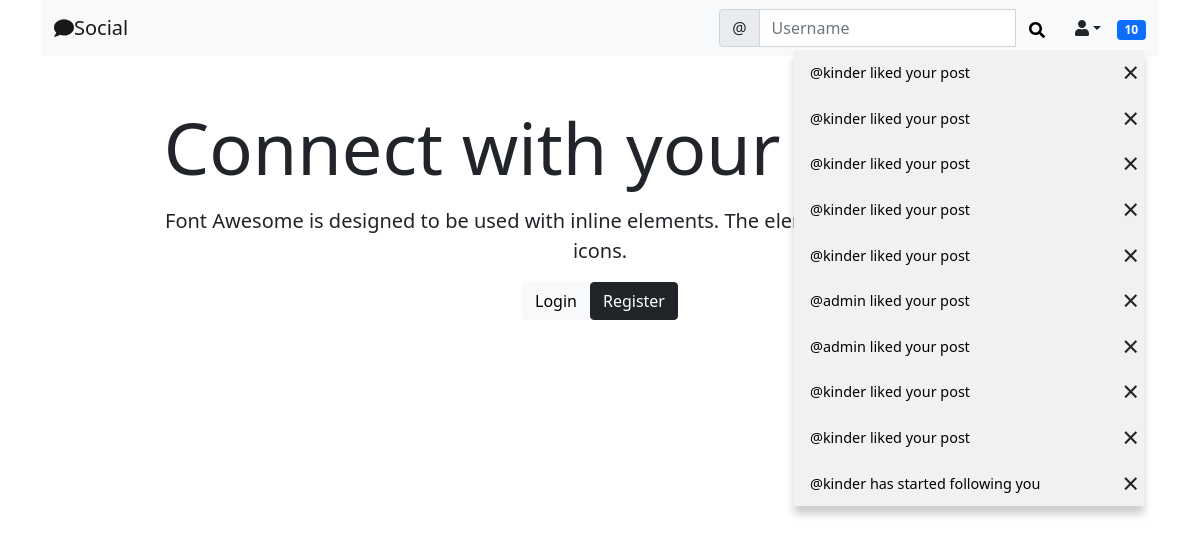
Screenshot of / (signed in) with the database file from the repository.
### social/models.py (models this page shows)
class Notification(models.Model):
    notification_type=models.IntegerField()
    to_user=models.ForeignKey(User,related_name='notification_to', on_delete=models.CASCADE,null=True)
    from_user=models.ForeignKey(User,related_name='notification_from', on_delete=models.CASCADE,null=True)
    post=models.ForeignKey(Post,related_name='+',blank=True,null=True, on_delete=models.CASCADE)
    comment=models.ForeignKey(Comment,related_name='+',blank=True,null=True, on_delete=models.CASCADE)
    date=models.DateTimeField(default=timezone.now)
    user_has_seen=models.BooleanField(default=False)

### landing/views.py (the view)
# urls.py: path('',Index.as_view(),name='index')
class Index(View):
    def get(self,request,*args, **kwargs):
        return render(request,'landing/index.html')

### landing/templatetags/custom_tags.py (called while the page is built)
@register.inclusion_tag('social/show_notification.html',takes_context=True)
def show_notification(context):
    request_user=context['request'].user
    notifications=Notification.objects.filter(to_user=request_user).exclude(user_has_seen=True).order_by('-date')
    return {'notifications':notifications}

### landing/templates/landing/index.html
{% extends 'landing/base.html' %}
{% block content %}
<div class="container">
    <div class="row justify-content-center mt-5">
        <div class="col-md-10 col-sm-12 text-center">
            <h1 class="display-2">Connect with your friends</h1>
            <p class="mt-3 lead">Font Awesome is designed to be used with inline elements. The  elements are widely used for icons.</p>
            <div class="d-flex justify-content-center mt5">
                <a href="{% url 'account_login' %}" class="btn btn-light mr-2">Login</a>
                <a href="{% url 'account_signup' %}" class="btn btn-dark">Register</a>
            </div>
        </div>
    </div>
</div>
{% endblock  %}

### social/templates/social/show_notification.html (shortened to what this page needs)
<div class="dropdown">
    <span class="badge bg-primary notification-badge" onclick="showNotification()">{{ notifications.count }}</span>
    <div class="dropdown-content " id="notification-container">
        {% for notification in notifications %}
            {% if notification.post %}
                {% if notification.notification_type == 1 %}
                <div class="dropdown-item-parent">
                    <a href="{% url "post-notification" notification.pk notification.post.pk %}">@{{ notification.from_user}} liked your post</a>
                    <span class="dropdown-item-close">&times;</span>
                </div>
                {% elif notification.notification_type == 2 %}
                <div class="dropdown-item-parent">
                    <a href="{% url "post-notification" notification.pk notification.post.pk %}">@{{ notification.from_user}} commented on your post</a>
                    <span class="dropdown-item-close">&times; </span>
                </div>
                {% endif %}
            {% else %}
            <div class="dropdown-item-parent">
                <a href="{% url "follow-notification" notification.pk notification.from_user.profile.pk %}">@{{ notification.from_user}} has started following you</a>
                <span class="dropdown-item-close">&times; </span>
            </div>
            {% endif %}
            {% endfor %}
        </div>
</div>

### static/css/style.css (style rules this page uses)
.notification-badge { transition: 0.3s; }
.dropdown { position: relative; display: inline-block; }
.dropdown-content { right: 2px; margin-top: 10px; position: absolute; background-color: #f1f1f1; min-width: 350px; box-shadow: 0px 8px 8px 0px rgba(0,0,0,0.2); z-index: 3; font-size: 0.9rem; }
.dropdown-content a { color: #000; padding: 12px 16px; text-decoration: none; display: block; }
.dropdown-item-parent { position: relative; display: block; }
.dropdown-item-close { position: absolute; top: 0; right: 0; font-size: 1.8rem; padding-right: 5px; transition: 0.3s; }

### rows the page displays
Notification: from_user "kinder"
Notification: from_user "kinder"
Notification: from_user "kinder"
Notification: from_user "kinder"
Notification: from_user "kinder"
Notification: from_user "admin"
Notification: from_user "admin"
Notification: from_user "kinder"
Notification: from_user "kinder"
Notification: from_user "kinder"

### other values shown
{{ notifications.count }} "10"
